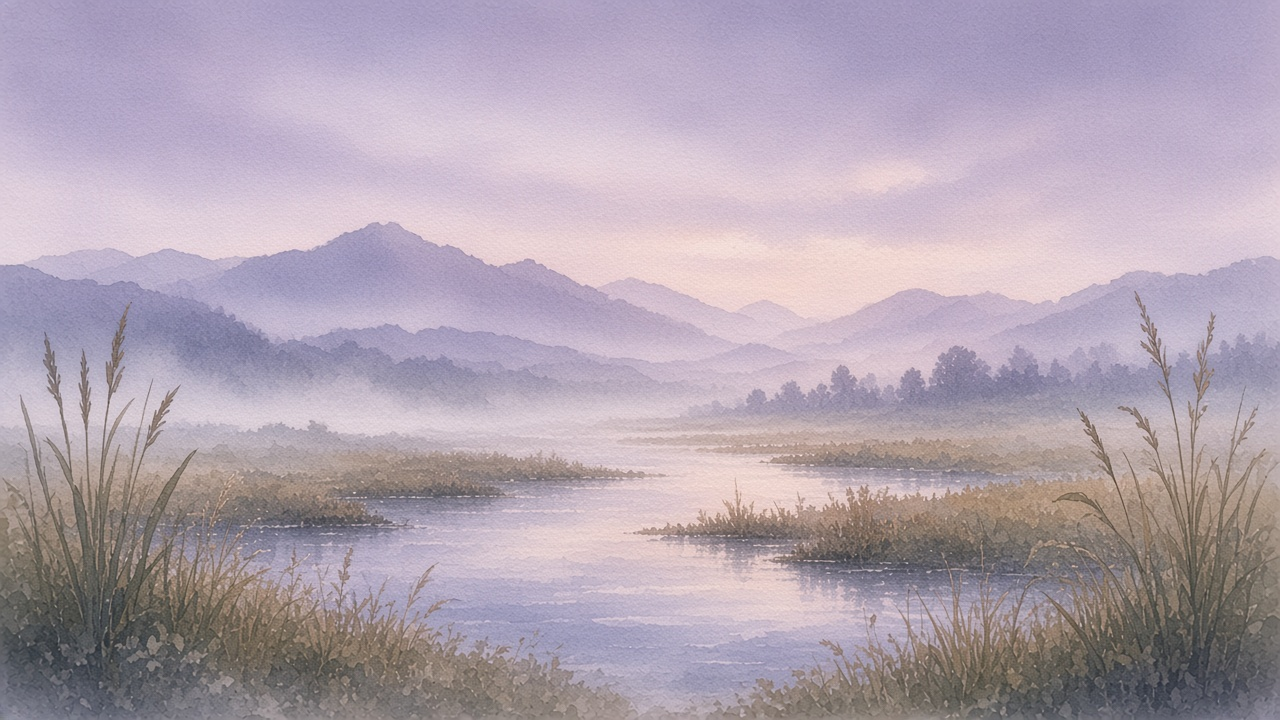
#> input picture Assets/Watercolor/Deer/Scenes/VAL/deer_scene_val_sky.png, 1280 x 720 px, given in place of ft_goose_mat_water_river_basecolor_alpha.png, which was not available
$ python landscape.py out.png
#> lines starting #> are read from the running program, lines starting #| are printed output that depends on the picture
"""Bake the single-route river sheet using the registered mud, grass and water textures.

Run with Python 3 (NumPy and Pillow). The Blender-bundled Python supplies OpenUSD
for the second command described in this directory.
"""
import argparse
from functools import cache
import json
from pathlib import Path

import numpy as np

from ground_detail import MATERIALS, contact_shade, enrich, placements

ROOT = Path(__file__).resolve().parents[4]
ART = ROOT / "Assets/Watercolor/Goose/Blender"
BOUNDS = (-56, 56, 68, 256)
WATER_LEVEL = -0.278
OUTER_GRASS = (126, 137, 109)
MARSH_REST = (-20.0, 161.0)
CONTACT_LAYOUT = ROOT / "Sources/FeatherTide/Resources/ft_goose_chapter_layout.json"


def fade(lo, hi, value):
    t = np.clip((value - lo) / (hi - lo), 0, 1)
    return t * t * (3 - 2 * t)


def shore_edges(y):
    farm = fade(91, 118, y) * (1 - fade(195, 228, y))
    entry = np.sin((y - 70) * 0.085)
    left = -9.8 - 16.5 * farm + 1.3 * entry + 1.3 * np.sin(y * 0.219)
    right = 10.7 + 6.7 * farm + 1.7 * np.sin(y * 0.147 + 0.8) + 0.7 * np.sin(y * 0.41)
    # Scallop the outer bank at the refuge and leave a blue-water lane past its lip.
    left -= 2.8 * np.exp(-((y - 146) / 7.8) ** 2) + 2.1 * np.exp(-((y - 178.0) / 6.6) ** 2)
    right -= 1.2 * np.exp(-((y - 155) / 7.2) ** 2)
    return left, right


def marsh_distance(x, y):
    long = y - 161.5
    across = x + 23.8 - 0.17 * long
    lip = 6.1 - 0.35 * fade(160, 164, y) * (1 - fade(166, 169, y))
    width = np.where(across > 0, lip, 8.7)
    angle = np.arctan2(long / 10.6, across / width)
    wobble = 0.1 * np.sin(3 * angle + 0.9) + 0.08 * np.cos(5 * angle - 0.5)
    return 8.7 * (1 + wobble - np.hypot(across / width, long / 10.6))


# [5 lines left out: function exit_shore_distance, not called in this run]


def coast(x, y):
    left, right = shore_edges(y)
    noise = (0.44 * np.sin(y * 0.80 + x * 0.34) +
             0.21 * np.cos(y * 1.53 - x * 0.91) + 0.09 * np.sin(y * 3.80 + x * 2.77))
    distance = np.maximum(left - x, x - right)
    marsh = marsh_distance(x, y)
    # A soft union keeps the cove attached even where its tongue folds back.
    seam = np.maximum(1.8 - np.abs(distance - marsh), 0) / 1.8
    distance = np.maximum(distance, marsh) + seam * seam * 0.45
    return distance + noise


# [30 lines left out: functions elevation, protected_contacts, detail_allowed, not called in this run]


def texture(asset, name, x, y, period_x, period_y):
#> called with asset = 'MAT-004', name = 'water_river', y = array of shape (4096, 1), period_x = 27, period_y = 14
    from PIL import Image

    base = ART / f"{asset}/v001/textures/ft_goose_mat_{name}_basecolor"
    path = Path(str(base) + ("_alpha.png" if asset == "MAT-004" else ".png"))
    with Image.open(path) as source:
#> source is the input picture: PIL image 1280x720 RGB; mean R, G, B 176, 163, 175.8
        data = np.asarray(source.convert("RGB").resize((512, 512), Image.Resampling.LANCZOS),
                          dtype=np.float32)
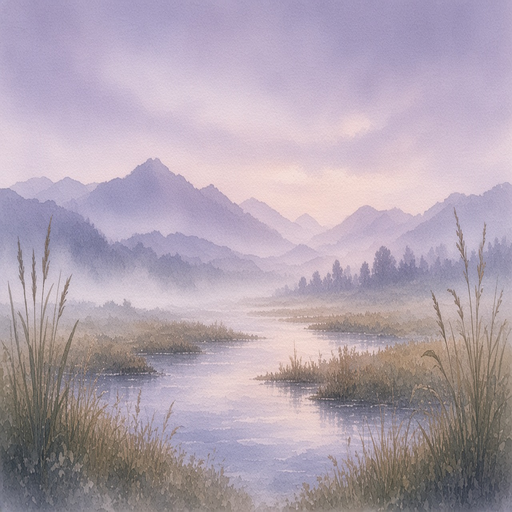
#> data: shape (512, 512, 3) float32; mean R, G, B 176, 163, 175.9
    value = data[..., 0] * 0.22 + data[..., 1] * 0.60 + data[..., 2] * 0.18
    value -= np.mean(value)
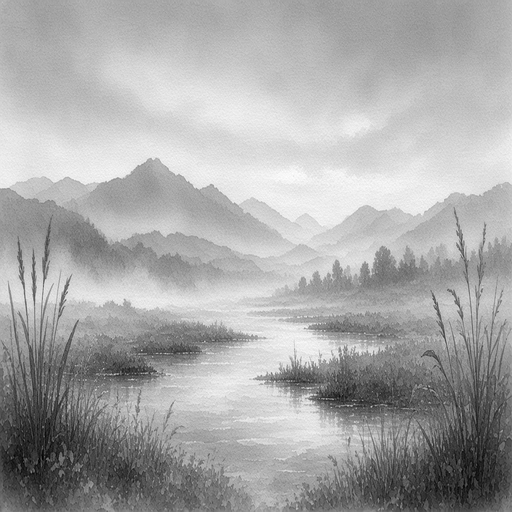
#> value: shape (512, 512) float32; min -120.8, max 61.57, mean 0; drawn with min black and max white
    ix = np.floor(np.mod(x / period_x, 1) * 512).astype(np.int32)
    iy = np.floor(np.mod(y / period_y, 1) * 512).astype(np.int32)
    return value[iy, ix]
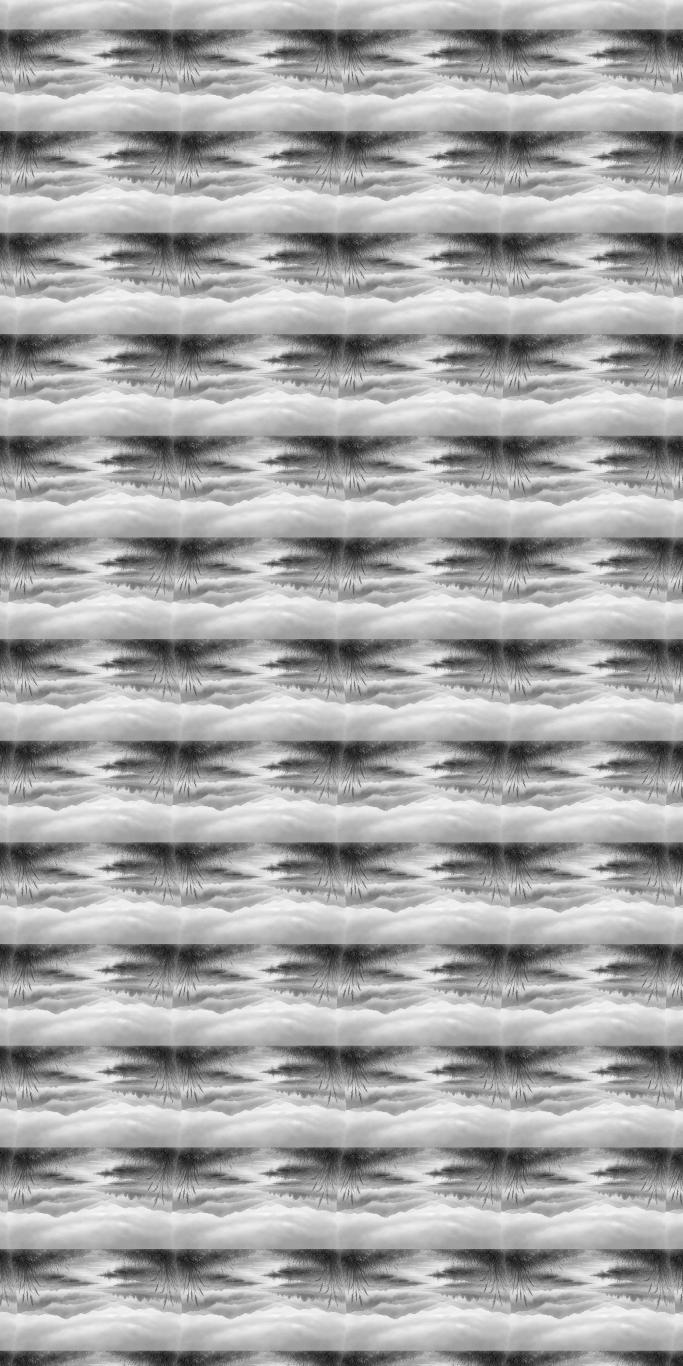
#> returned value: shape (4096, 2048) float32 (shown at 1/3 size); min -120.8, max 61.57, mean -0.6; drawn with min black and max white


def blend(a, b, amount):
    amount = amount[..., None]
    return a * (1 - amount) + b * amount


def atlas(output, outlet):
    from PIL import Image

    left, right, start, end = BOUNDS
    x = np.linspace(left, right, 2048, dtype=np.float32)[None, :]
    y = np.linspace(end, start, 4096, dtype=np.float32)[:, None]
    distance = coast(x, y)
    if outlet:
        distance = np.maximum(distance, exit_shore_distance(x, y))
    cloud = (0.53 * np.sin(x * 0.28 + y * 0.13) + 0.29 * np.sin(x * 0.83 - y * 0.33) +
             0.18 * np.cos(y * 1.35 + x * 1.27))
    river = texture("MAT-004", "water_river", x + 0.8 * np.sin(y * 0.23), y, 27, 14)
    shallows = texture("MAT-004", "water_shallow", x, y, 11.5, 8.5)
#> call 2 of texture, with asset = 'MAT-004', name = 'water_shallow', x = array of shape (1, 2048), y = array of shape (4096, 1), period_x = 11.5, period_y = 8.5
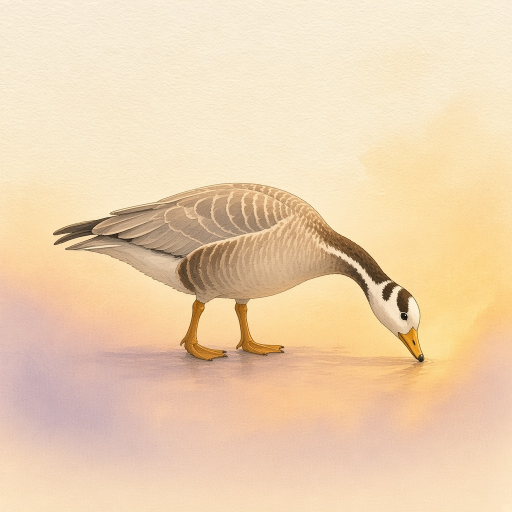
#> input picture Assets/Watercolor/Goose/Characters/goose_char_feed_01.png, 1024 x 1024 px, given in place of ft_goose_mat_water_shallow_basecolor_alpha.png, which was not available (shown at 1/2 size)
#> in texture, source is the input picture: PIL image 1024x1024 RGBA; mean R, G, B, A 237.4, 209.8, 175.9, 255
#> in texture (call 2), `value = data[..., 0] * 0.22 + data[..., 1] * 0.60 + data[..., 2] * 0.18`:
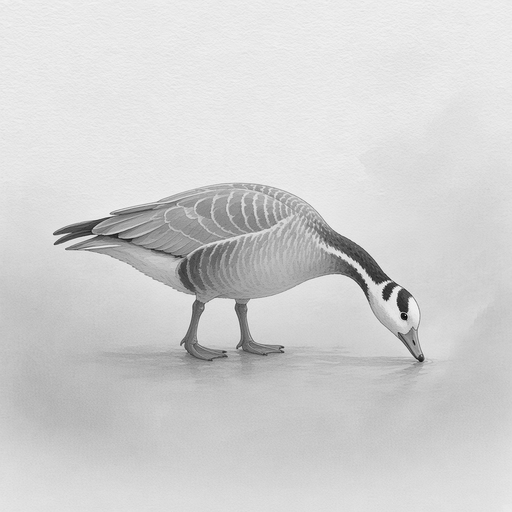
#> value: shape (512, 512) float32; min 7.36, max 248.8, mean 209.8
#> in texture (call 2), `return value[iy, ix]`:
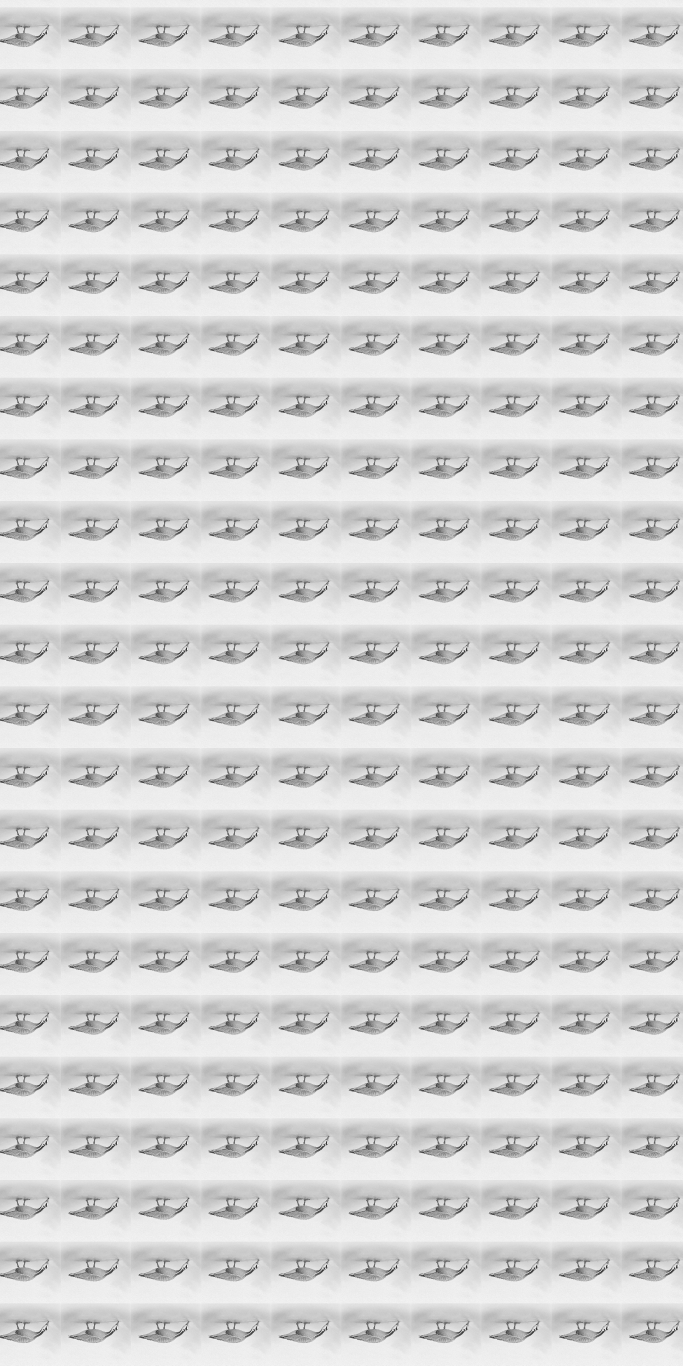
#> returned value: shape (4096, 2048) float32 (shown at 1/3 size); min -202.4, max 39.06, mean 0; drawn with min black and max white
    mud = texture("MAT-003", "mud_bank", x + 0.5 * np.sin(y), y, 9.4, 10.3)
#> call 3 of texture, with asset = 'MAT-003', name = 'mud_bank', y = array of shape (4096, 1), period_x = 9.4, period_y = 10.3
#> in texture (call 3), `return value[iy, ix]`:
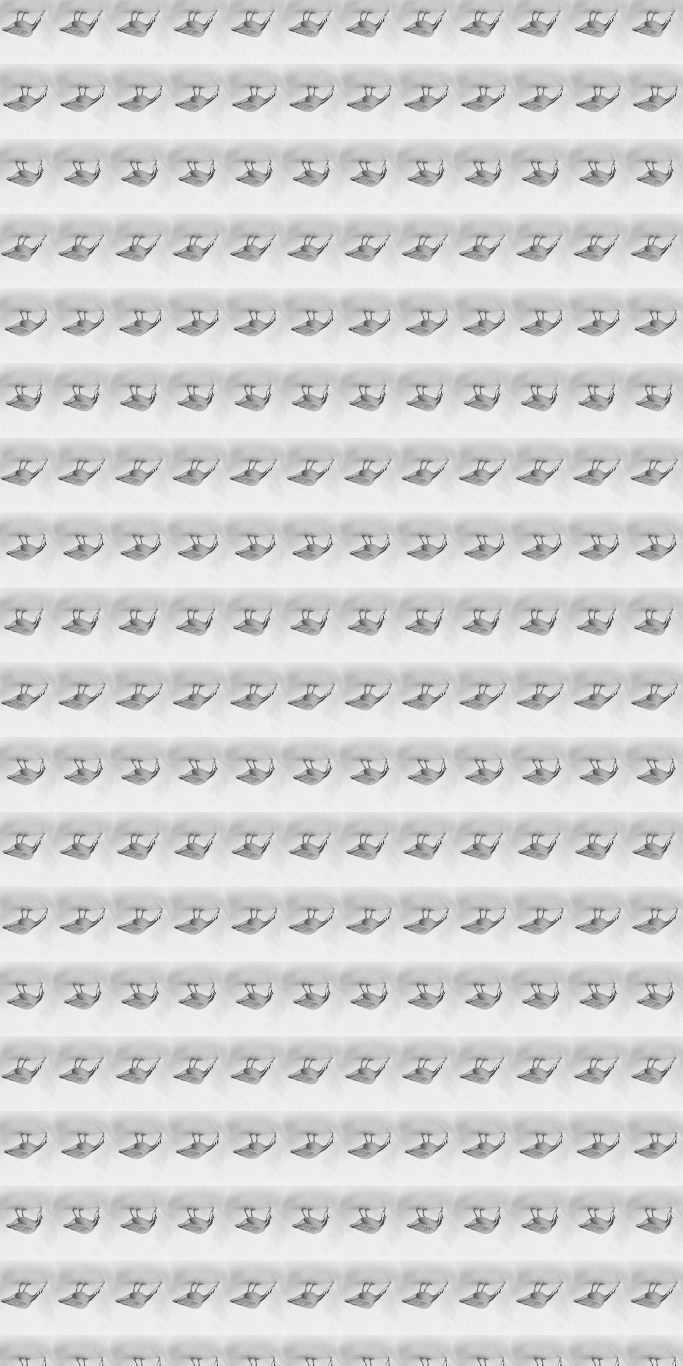
#> returned value: shape (4096, 2048) float32 (shown at 1/3 size); min -202.4, max 39.06, mean -0.3; drawn with min black and max white
    grass = texture("MAT-003", "grass_flat", x, y, 16.8, 13.2)

    warm_reflection = np.exp(-((x + 2 + 2 * np.sin(y * 0.07)) / 7.4) ** 2)
    warm_reflection *= 0.52 + 0.48 * np.sin(y * 0.08 + 0.64) ** 2
    deep = np.asarray((76, 117, 125), dtype=np.float32)
    shallow = np.asarray((134, 160, 147), dtype=np.float32)
    wet_mud = np.asarray((133, 130, 108), dtype=np.float32)
    dry_mud = np.asarray((154, 144, 115), dtype=np.float32)
    bank = np.asarray(OUTER_GRASS, dtype=np.float32)
    deep = deep + (river * 0.68 + cloud * 6)[..., None] + warm_reflection[..., None] * (18, 15, 8)
    shallow = shallow + (shallows * 0.76 + cloud * 9)[..., None]
    wet_mud = wet_mud + (mud * 0.77 + cloud * 12)[..., None]
    dry_mud = dry_mud + (mud * 0.72 + cloud * 13)[..., None]
    bank = bank + (grass * 0.85 + cloud * 14)[..., None]

    mud_apron = np.exp(-((x + 20.7) / 4.3) ** 2 - ((y - 156.1) / 4.0) ** 2)
    reed_point = np.exp(-((x + 21.1) / 3.2) ** 2 - ((y - 167.0) / 3.8) ** 2)
    inside_bend = np.exp(-((x + 17.6) / 3.7) ** 2 - ((y - 157.7) / 4.6) ** 2)
    wetland = fade(129, 151, y) * (1 - fade(171, 185, y))
    shallow_width = (4.7 + 1.52 * cloud) * (1 - 0.48 * wetland * fade(-32, -20, x) * (1 - fade(-13, -8, x)))
    shallow_width += 1.0 * inside_bend
    mud_width = 2.35 + 1.40 * cloud + 2.40 * mud_apron - 1.0 * reed_point
    mud_flats = dry_mud + (mud_apron * 0.8)[..., None] * (19, 12, 5)
    color = blend(deep, shallow, fade(-shallow_width, -0.47, distance))
    color = blend(color, wet_mud, fade(-0.62, 0.94 + 0.35 * cloud, distance))
    color = blend(color, mud_flats, fade(0.20, 1.82 + 0.58 * cloud, distance))
    color = blend(color, bank, fade(0.79, 1.42 + mud_width, distance))
    # Silt streaks widen over the exposed apron, in the same palette as its bed.
    silt = np.maximum(0, np.cos(y * 2.22 + 0.78 * np.sin(x * 0.66) + x * 0.25)) ** 5
    color += (silt * mud_apron * fade(0.25, 1.8, distance))[..., None] * (11, 9, 5)
    # In the side bay, a broken wet rim and a darker reed bed describe the relief
    # even though the route uses painted, unlit ground.
    rim = wetland * np.exp(-((distance + 0.32) / 0.39) ** 2) * (0.62 + 0.38 * cloud) * (1 - fade(-14, -9, x))
    color += rim[..., None] * (15, 14, 7)
    reed_bed = wetland * (1 - fade(-18, -14.5, x)) * fade(1.5, 3.6, distance) * (1 - fade(4.0, 9.0, distance))
    color += (reed_bed * (0.66 - 0.45 * silt))[..., None] * (-21, -14, -15)
    far_bank = wetland * fade(1.5, 4.4, distance) * (1 - fade(8.0, 14.0, distance)) * fade(13, 18, x)
    color += (far_bank * (0.51 + 0.49 * cloud))[..., None] * (-15, -10, -10)
    if outlet:
        # A silted bar gently takes on the colors of the basin's arriving water.
        near_basin = fade(229, 253, y) * (1 - fade(-3.5, 0.8, distance))
        inward = np.exp(-((x + 0.20 + 0.12 * np.maximum(y - 242, 0)) / 5.0) ** 2)
        basin_inlet = np.asarray((94, 133, 136)) + (shallows * 0.56 + cloud * 7)[..., None]
        basin_inlet += inward[..., None] * (24, 18, 8)
        color = blend(color, basin_inlet, near_basin * (0.45 + 0.4 * inward))
    sources = {}
    for key, relative in MATERIALS.items():
        with Image.open(ART / relative) as image:
            sources[key] = np.asarray(image.convert("RGB"), dtype=np.float32)
    mud_mask = 1 - fade(0.8, 2.8 + 0.50 * cloud, distance)
    enrich(color, x, y, distance, mud_mask, sources)
    contact_shade(color, x, y, placements("River", detail_allowed), fade(0, 0.5, distance))
    color = blend(color, np.asarray(OUTER_GRASS), fade(43, 56, np.abs(x)))
    Image.fromarray(np.clip(color, 0, 255).astype(np.uint8)).save(
        output / "ft_goose_linear_landscape.jpg", quality=93, subsampling=0)


# [48 lines left out: function geometry, not called in this run]


if __name__ == "__main__":
    parser = argparse.ArgumentParser(description=__doc__)
    parser.add_argument("output", type=Path)
    parser.add_argument("--outlet", action="store_true", help="Include the downstream sandbar")
    args = parser.parse_args()
    args.output.mkdir(parents=True, exist_ok=True)
#> (the run stopped early here; a loop or call above may not have finished)
